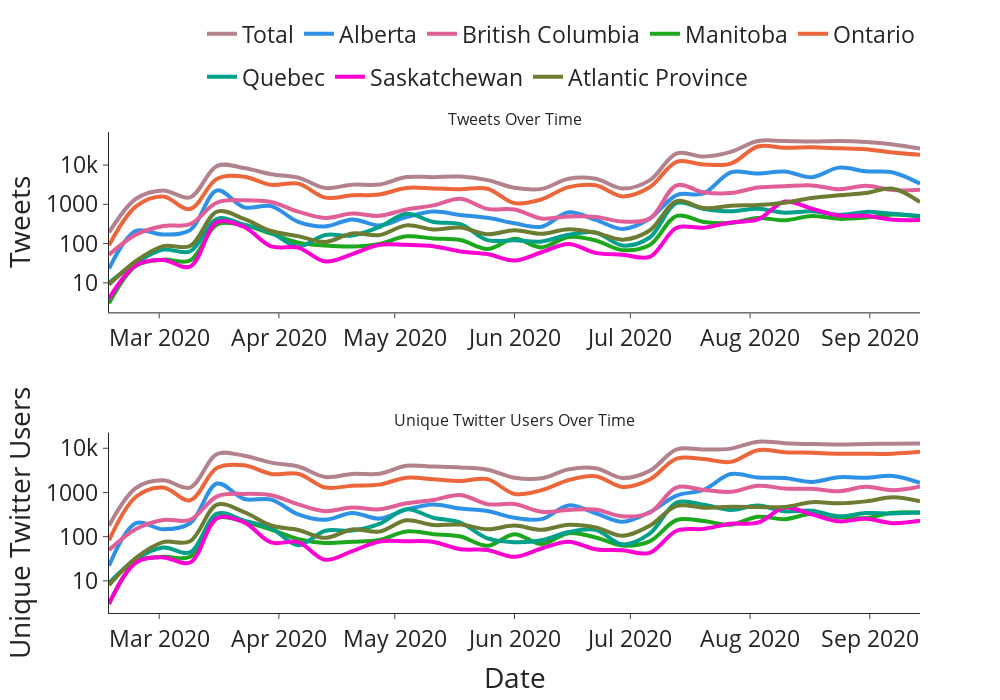

Source (notebook cell):
### Code cell
from plotly.subplots import make_subplots
import plotly.graph_objects as go

counts = total_df[total_df["province"].isin(CONSOLIDATED_PROVINCES)]
counts = total_df[total_df["province"].isin(CONSOLIDATED_PROVINCES)]
counts = counts.groupby(["province",pd.Grouper(key='created_at', freq='W-MON')])['screen_name'].count().reset_index().sort_values(["created_at","province"]).reset_index(drop=True)
counts = counts.rename({"screen_name": 'count'},axis=1)
counts = counts.pivot(index='created_at', columns='province', values='count').fillna(0)
counts["Total"] = counts.sum(axis=1)
counts = counts[["Total"]+CONSOLIDATED_PROVINCES].reset_index()
counts = pd.melt(counts, id_vars=['created_at'], value_vars=["Total"]+CONSOLIDATED_PROVINCES).sort_values(["created_at","province"])

n_unique = total_df[total_df["province"].isin(CONSOLIDATED_PROVINCES)]
n_unique = n_unique.groupby(["province",pd.Grouper(key='created_at', freq='W-MON')])['screen_name'].nunique().reset_index().sort_values(["created_at","province"]).reset_index(drop=True)
n_unique = n_unique.rename({"screen_name": 'n_unique'},axis=1)
n_unique = n_unique.pivot(index='created_at', columns='province', values='n_unique').fillna(0)
n_unique["Total"] = n_unique.sum(axis=1)
n_unique = n_unique[["Total"]+CONSOLIDATED_PROVINCES].reset_index()
n_unique = pd.melt(n_unique, id_vars=['created_at'], value_vars=["Total"]+CONSOLIDATED_PROVINCES).sort_values(["created_at","province"])

fig = make_subplots(
    rows=2, cols=1,
    subplot_titles=("Tweets Over Time",
                    "Unique Twitter Users Over Time"))

for prov in ["Total"]+CONSOLIDATED_PROVINCES:
    count = counts[counts["province"] == prov]
    unique = n_unique[n_unique["province"] == prov]
    fig.add_trace(go.Scatter(x=count["created_at"],
                             y=count["value"],
                             marker=dict(color=PROVINCE_COLOR_MAP[prov]),                         
                             mode="lines",
                             line_shape="spline",
                             line=dict(width=4),                            
                             name=prov,
                             legendgroup=prov
                            ),
                  row=1,
                  col=1)


    fig.add_trace(go.Scatter(x=unique["created_at"],
                             y=unique["value"],
                             marker=dict(color=PROVINCE_COLOR_MAP[prov]),
                             mode="lines",
                             line_shape="spline",
                             name=prov,
                             line=dict(width=4),
                             legendgroup=prov,
                            showlegend = False
                            ),
                  row=2,
                  col=1)
fig.update_xaxes(title_text="Date", row=2, col=1)

fig.update_yaxes(title_text="Tweets", row=1, col=1)
fig.update_yaxes(title_text="Unique Twitter Users",row=2, col=1)

extra_args = {"legend": {"orientation":"h",
              "yanchor":"bottom",
                "y":1.07,
                "xanchor":"right",
                "x":1},
             "height": 700,
              
             }
fig.update_layout(**vis_args,**extra_args)
fig.update_yaxes(type="log") 
fp = f"../visualizations/exploratory_analysis/{min_d}_{max_d}-activity_over_time"
fig.write_html(f"{fp}.html")
with open(f"{fp}.pdf", "wb") as f:
    f.write(scope.transform(fig, format="pdf"))
fig.show()

### Figure 1 — Plotly figure (JSON) as saved in the notebook; plotly's stock layout.template omitted (floating-point values rounded to 4 significant figures)
{"data": [{"legendgroup": "Total", "line": {"shape": "spline", "width": 4}, "marker": {"color": "#B2828D"}, "mode": "lines", "name": "Total", "type": "scatter", "x": ["2020-02-17T00:00:00", "2020-02-24T00:00:00", "2020-03-02T00:00:00", "2020-03-09T00:00:00", "2020-03-16T00:00:00", "2020-03-23T00:00:00", "2020-03-30T00:00:00", "2020-04-06T00:00:00", "2020-04-13T00:00:00", "2020-04-20T00:00:00", "2020-04-27T00:00:00", "2020-05-04T00:00:00", "2020-05-11T00:00:00", "2020-05-18T00:00:00", "2020-05-25T00:00:00", "2020-06-01T00:00:00", "2020-06-08T00:00:00", "2020-06-15T00:00:00", "2020-06-22T00:00:00", "2020-06-29T00:00:00", "2020-07-06T00:00:00", "2020-07-13T00:00:00", "2020-07-20T00:00:00", "2020-07-27T00:00:00", "2020-08-03T00:00:00", "2020-08-10T00:00:00", "2020-08-17T00:00:00", "2020-08-24T00:00:00", "2020-08-31T00:00:00", "2020-09-07T00:00:00", "2020-09-14T00:00:00"], "xaxis": "x", "y": [191, 1387, 2260, 1504, 9585, 8450, 5845, 4799, 2604, 3171, 3204, 4939, 4925, 5092, 4140, 2646, 2475, 4506, 4485, 2523, 4076, 19919, 16445, 21617, 40983, 40805, 39658, 40925, 38675, 33620, 26444], "yaxis": "y"}, {"legendgroup": "Total", "line": {"shape": "spline", "width": 4}, "marker": {"color": "#B2828D"}, "mode": "lines", "name": "Total", "showlegend": false, "type": "scatter", "x": ["2020-02-17T00:00:00", "2020-02-24T00:00:00", "2020-03-02T00:00:00", "2020-03-09T00:00:00", "2020-03-16T00:00:00", "2020-03-23T00:00:00", "2020-03-30T00:00:00", "2020-04-06T00:00:00", "2020-04-13T00:00:00", "2020-04-20T00:00:00", "2020-04-27T00:00:00", "2020-05-04T00:00:00", "2020-05-11T00:00:00", "2020-05-18T00:00:00", "2020-05-25T00:00:00", "2020-06-01T00:00:00", "2020-06-08T00:00:00", "2020-06-15T00:00:00", "2020-06-22T00:00:00", "2020-06-29T00:00:00", "2020-07-06T00:00:00", "2020-07-13T00:00:00", "2020-07-20T00:00:00", "2020-07-27T00:00:00", "2020-08-03T00:00:00", "2020-08-10T00:00:00", "2020-08-17T00:00:00", "2020-08-24T00:00:00", "2020-08-31T00:00:00", "2020-09-07T00:00:00", "2020-09-14T00:00:00"], "xaxis": "x2", "y": [177, 1268, 1880, 1291, 7398, 6771, 4731, 3870, 2241, 2629, 2660, 4005, 3843, 3668, 3275, 2144, 2090, 3324, 3527, 2119, 3080, 9435, 9341, 9816, 14108, 13045, 12469, 12145, 12452, 12680, 12878], "yaxis": "y2"}, {"legendgroup": "Alberta", "line": {"shape": "spline", "width": 4}, "marker": {"color": "#2E91E5"}, "mode": "lines", "name": "Alberta", "type": "scatter", "x": ["2020-02-17T00:00:00", "2020-02-24T00:00:00", "2020-03-02T00:00:00", "2020-03-09T00:00:00", "2020-03-16T00:00:00", "2020-03-23T00:00:00", "2020-03-30T00:00:00", "2020-04-06T00:00:00", "2020-04-13T00:00:00", "2020-04-20T00:00:00", "2020-04-27T00:00:00", "2020-05-04T00:00:00", "2020-05-11T00:00:00", "2020-05-18T00:00:00", "2020-05-25T00:00:00", "2020-06-01T00:00:00", "2020-06-08T00:00:00", "2020-06-15T00:00:00", "2020-06-22T00:00:00", "2020-06-29T00:00:00", "2020-07-06T00:00:00", "2020-07-13T00:00:00", "2020-07-20T00:00:00", "2020-07-27T00:00:00", "2020-08-03T00:00:00", "2020-08-10T00:00:00", "2020-08-17T00:00:00", "2020-08-24T00:00:00", "2020-08-31T00:00:00", "2020-09-07T00:00:00", "2020-09-14T00:00:00"], "xaxis": "x", "y": [23, 210, 170, 220, 2268, 835, 901, 357, 274, 413, 290, 471, 653, 537, 453, 329, 269, 624, 403, 236, 431, 1725, 1898, 6541, 6074, 6868, 4896, 8608, 6936, 6486, 3368], "yaxis": "y"}, {"legendgroup": "Alberta", "line": {"shape": "spline", "width": 4}, "marker": {"color": "#2E91E5"}, "mode": "lines", "name": "Alberta", "showlegend": false, "type": "scatter", "x": ["2020-02-17T00:00:00", "2020-02-24T00:00:00", "2020-03-02T00:00:00", "2020-03-09T00:00:00", "2020-03-16T00:00:00", "2020-03-23T00:00:00", "2020-03-30T00:00:00", "2020-04-06T00:00:00", "2020-04-13T00:00:00", "2020-04-20T00:00:00", "2020-04-27T00:00:00", "2020-05-04T00:00:00", "2020-05-11T00:00:00", "2020-05-18T00:00:00", "2020-05-25T00:00:00", "2020-06-01T00:00:00", "2020-06-08T00:00:00", "2020-06-15T00:00:00", "2020-06-22T00:00:00", "2020-06-29T00:00:00", "2020-07-06T00:00:00", "2020-07-13T00:00:00", "2020-07-20T00:00:00", "2020-07-27T00:00:00", "2020-08-03T00:00:00", "2020-08-10T00:00:00", "2020-08-17T00:00:00", "2020-08-24T00:00:00", "2020-08-31T00:00:00", "2020-09-07T00:00:00", "2020-09-14T00:00:00"], "xaxis": "x2", "y": [22, 203, 147, 201, 1589, 713, 690, 319, 241, 345, 256, 412, 536, 432, 380, 267, 249, 509, 339, 217, 359, 851, 1147, 2610, 2183, 2117, 1734, 2206, 2145, 2369, 1654], "yaxis": "y2"}, {"legendgroup": "British Columbia", "line": {"shape": "spline", "width": 4}, "marker": {"color": "#E15F99"}, "mode": "lines", "name": "British Columbia", "type": "scatter", "x": ["2020-02-17T00:00:00", "2020-02-24T00:00:00", "2020-03-02T00:00:00", "2020-03-09T00:00:00", "2020-03-16T00:00:00", "2020-03-23T00:00:00", "2020-03-30T00:00:00", "2020-04-06T00:00:00", "2020-04-13T00:00:00", "2020-04-20T00:00:00", "2020-04-27T00:00:00", "2020-05-04T00:00:00", "2020-05-11T00:00:00", "2020-05-18T00:00:00", "2020-05-25T00:00:00", "2020-06-01T00:00:00", "2020-06-08T00:00:00", "2020-06-15T00:00:00", "2020-06-22T00:00:00", "2020-06-29T00:00:00", "2020-07-06T00:00:00", "2020-07-13T00:00:00", "2020-07-20T00:00:00", "2020-07-27T00:00:00", "2020-08-03T00:00:00", "2020-08-10T00:00:00", "2020-08-17T00:00:00", "2020-08-24T00:00:00", "2020-08-31T00:00:00", "2020-09-07T00:00:00", "2020-09-14T00:00:00"], "xaxis": "x", "y": [52, 169, 280, 314, 1112, 1273, 1146, 651, 450, 582, 509, 740, 939, 1379, 766, 735, 435, 492, 478, 365, 432, 3046, 2028, 1931, 2670, 2886, 3034, 2414, 2954, 2303, 2338], "yaxis": "y"}, {"legendgroup": "British Columbia", "line": {"shape": "spline", "width": 4}, "marker": {"color": "#E15F99"}, "mode": "lines", "name": "British Columbia", "showlegend": false, "type": "scatter", "x": ["2020-02-17T00:00:00", "2020-02-24T00:00:00", "2020-03-02T00:00:00", "2020-03-09T00:00:00", "2020-03-16T00:00:00", "2020-03-23T00:00:00", "2020-03-30T00:00:00", "2020-04-06T00:00:00", "2020-04-13T00:00:00", "2020-04-20T00:00:00", "2020-04-27T00:00:00", "2020-05-04T00:00:00", "2020-05-11T00:00:00", "2020-05-18T00:00:00", "2020-05-25T00:00:00", "2020-06-01T00:00:00", "2020-06-08T00:00:00", "2020-06-15T00:00:00", "2020-06-22T00:00:00", "2020-06-29T00:00:00", "2020-07-06T00:00:00", "2020-07-13T00:00:00", "2020-07-20T00:00:00", "2020-07-27T00:00:00", "2020-08-03T00:00:00", "2020-08-10T00:00:00", "2020-08-17T00:00:00", "2020-08-24T00:00:00", "2020-08-31T00:00:00", "2020-09-07T00:00:00", "2020-09-14T00:00:00"], "xaxis": "x2", "y": [50, 149, 239, 240, 818, 928, 862, 536, 378, 458, 415, 570, 677, 875, 543, 548, 367, 402, 411, 288, 348, 1302, 1143, 1032, 1419, 1226, 1209, 1064, 1346, 1124, 1373], "yaxis": "y2"}, {"legendgroup": "Manitoba", "line": {"shape": "spline", "width": 4}, "marker": {"color": "#1CA71C"}, "mode": "lines", "name": "Manitoba", "type": "scatter", "x": ["2020-02-17T00:00:00", "2020-02-24T00:00:00", "2020-03-02T00:00:00", "2020-03-09T00:00:00", "2020-03-16T00:00:00", "2020-03-23T00:00:00", "2020-03-30T00:00:00", "2020-04-06T00:00:00", "2020-04-13T00:00:00", "2020-04-20T00:00:00", "2020-04-27T00:00:00", "2020-05-04T00:00:00", "2020-05-11T00:00:00", "2020-05-18T00:00:00", "2020-05-25T00:00:00", "2020-06-01T00:00:00", "2020-06-08T00:00:00", "2020-06-15T00:00:00", "2020-06-22T00:00:00", "2020-06-29T00:00:00", "2020-07-06T00:00:00", "2020-07-13T00:00:00", "2020-07-20T00:00:00", "2020-07-27T00:00:00", "2020-08-03T00:00:00", "2020-08-10T00:00:00", "2020-08-17T00:00:00", "2020-08-24T00:00:00", "2020-08-31T00:00:00", "2020-09-07T00:00:00", "2020-09-14T00:00:00"], "xaxis": "x", "y": [3, 27, 39, 37, 309, 292, 179, 106, 89, 84, 98, 153, 135, 123, 73, 132, 80, 148, 120, 68, 92, 507, 356, 333, 450, 391, 507, 426, 462, 549, 479], "yaxis": "y"}, {"legendgroup": "Manitoba", "line": {"shape": "spline", "width": 4}, "marker": {"color": "#1CA71C"}, "mode": "lines", "name": "Manitoba", "showlegend": false, "type": "scatter", "x": ["2020-02-17T00:00:00", "2020-02-24T00:00:00", "2020-03-02T00:00:00", "2020-03-09T00:00:00", "2020-03-16T00:00:00", "2020-03-23T00:00:00", "2020-03-30T00:00:00", "2020-04-06T00:00:00", "2020-04-13T00:00:00", "2020-04-20T00:00:00", "2020-04-27T00:00:00", "2020-05-04T00:00:00", "2020-05-11T00:00:00", "2020-05-18T00:00:00", "2020-05-25T00:00:00", "2020-06-01T00:00:00", "2020-06-08T00:00:00", "2020-06-15T00:00:00", "2020-06-22T00:00:00", "2020-06-29T00:00:00", "2020-07-06T00:00:00", "2020-07-13T00:00:00", "2020-07-20T00:00:00", "2020-07-27T00:00:00", "2020-08-03T00:00:00", "2020-08-10T00:00:00", "2020-08-17T00:00:00", "2020-08-24T00:00:00", "2020-08-31T00:00:00", "2020-09-07T00:00:00", "2020-09-14T00:00:00"], "xaxis": "x2", "y": [3, 27, 35, 35, 264, 217, 144, 88, 72, 77, 84, 131, 114, 101, 62, 114, 68, 120, 96, 63, 78, 238, 226, 186, 282, 249, 329, 275, 265, 347, 349], "yaxis": "y2"}, {"legendgroup": "Ontario", "line": {"shape": "spline", "width": 4}, "marker": {"color": "#EB663B"}, "mode": "lines", "name": "Ontario", "type": "scatter", "x": ["2020-02-17T00:00:00", "2020-02-24T00:00:00", "2020-03-02T00:00:00", "2020-03-09T00:00:00", "2020-03-16T00:00:00", "2020-03-23T00:00:00", "2020-03-30T00:00:00", "2020-04-06T00:00:00", "2020-04-13T00:00:00", "2020-04-20T00:00:00", "2020-04-27T00:00:00", "2020-05-04T00:00:00", "2020-05-11T00:00:00", "2020-05-18T00:00:00", "2020-05-25T00:00:00", "2020-06-01T00:00:00", "2020-06-08T00:00:00", "2020-06-15T00:00:00", "2020-06-22T00:00:00", "2020-06-29T00:00:00", "2020-07-06T00:00:00", "2020-07-13T00:00:00", "2020-07-20T00:00:00", "2020-07-27T00:00:00", "2020-08-03T00:00:00", "2020-08-10T00:00:00", "2020-08-17T00:00:00", "2020-08-24T00:00:00", "2020-08-31T00:00:00", "2020-09-07T00:00:00", "2020-09-14T00:00:00"], "xaxis": "x", "y": [90, 885, 1577, 757, 4462, 5058, 3135, 3367, 1480, 1696, 1786, 2619, 2527, 2422, 2499, 1071, 1340, 2744, 3045, 1587, 2716, 12099, 10344, 10887, 29643, 27773, 28328, 26719, 25222, 20809, 18212], "yaxis": "y"}, {"legendgroup": "Ontario", "line": {"shape": "spline", "width": 4}, "marker": {"color": "#EB663B"}, "mode": "lines", "name": "Ontario", "showlegend": false, "type": "scatter", "x": ["2020-02-17T00:00:00", "2020-02-24T00:00:00", "2020-03-02T00:00:00", "2020-03-09T00:00:00", "2020-03-16T00:00:00", "2020-03-23T00:00:00", "2020-03-30T00:00:00", "2020-04-06T00:00:00", "2020-04-13T00:00:00", "2020-04-20T00:00:00", "2020-04-27T00:00:00", "2020-05-04T00:00:00", "2020-05-11T00:00:00", "2020-05-18T00:00:00", "2020-05-25T00:00:00", "2020-06-01T00:00:00", "2020-06-08T00:00:00", "2020-06-15T00:00:00", "2020-06-22T00:00:00", "2020-06-29T00:00:00", "2020-07-06T00:00:00", "2020-07-13T00:00:00", "2020-07-20T00:00:00", "2020-07-27T00:00:00", "2020-08-03T00:00:00", "2020-08-10T00:00:00", "2020-08-17T00:00:00", "2020-08-24T00:00:00", "2020-08-31T00:00:00", "2020-09-07T00:00:00", "2020-09-14T00:00:00"], "xaxis": "x2", "y": [82, 799, 1293, 666, 3604, 4112, 2627, 2646, 1290, 1419, 1503, 2163, 1989, 1812, 2002, 927, 1126, 1903, 2324, 1330, 1959, 5818, 5692, 4913, 9046, 8155, 7889, 7521, 7472, 7530, 8285], "yaxis": "y2"}, {"legendgroup": "Quebec", "line": {"shape": "spline", "width": 4}, "marker": {"color": "#00A08B"}, "mode": "lines", "name": "Quebec", "type": "scatter", "x": ["2020-02-17T00:00:00", "2020-02-24T00:00:00", "2020-03-02T00:00:00", "2020-03-09T00:00:00", "2020-03-16T00:00:00", "2020-03-23T00:00:00", "2020-03-30T00:00:00", "2020-04-06T00:00:00", "2020-04-13T00:00:00", "2020-04-20T00:00:00", "2020-04-27T00:00:00", "2020-05-04T00:00:00", "2020-05-11T00:00:00", "2020-05-18T00:00:00", "2020-05-25T00:00:00", "2020-06-01T00:00:00", "2020-06-08T00:00:00", "2020-06-15T00:00:00", "2020-06-22T00:00:00", "2020-06-29T00:00:00", "2020-07-06T00:00:00", "2020-07-13T00:00:00", "2020-07-20T00:00:00", "2020-07-27T00:00:00", "2020-08-03T00:00:00", "2020-08-10T00:00:00", "2020-08-17T00:00:00", "2020-08-24T00:00:00", "2020-08-31T00:00:00", "2020-09-07T00:00:00", "2020-09-14T00:00:00"], "xaxis": "x", "y": [10, 32, 70, 63, 428, 304, 190, 84, 166, 160, 264, 572, 355, 312, 122, 122, 113, 168, 192, 89, 143, 1081, 763, 664, 768, 609, 668, 539, 642, 574, 506], "yaxis": "y"}, {"legendgroup": "Quebec", "line": {"shape": "spline", "width": 4}, "marker": {"color": "#00A08B"}, "mode": "lines", "name": "Quebec", "showlegend": false, "type": "scatter", "x": ["2020-02-17T00:00:00", "2020-02-24T00:00:00", "2020-03-02T00:00:00", "2020-03-09T00:00:00", "2020-03-16T00:00:00", "2020-03-23T00:00:00", "2020-03-30T00:00:00", "2020-04-06T00:00:00", "2020-04-13T00:00:00", "2020-04-20T00:00:00", "2020-04-27T00:00:00", "2020-05-04T00:00:00", "2020-05-11T00:00:00", "2020-05-18T00:00:00", "2020-05-25T00:00:00", "2020-06-01T00:00:00", "2020-06-08T00:00:00", "2020-06-15T00:00:00", "2020-06-22T00:00:00", "2020-06-29T00:00:00", "2020-07-06T00:00:00", "2020-07-13T00:00:00", "2020-07-20T00:00:00", "2020-07-27T00:00:00", "2020-08-03T00:00:00", "2020-08-10T00:00:00", "2020-08-17T00:00:00", "2020-08-24T00:00:00", "2020-08-31T00:00:00", "2020-09-07T00:00:00", "2020-09-14T00:00:00"], "xaxis": "x2", "y": [9, 31, 57, 44, 333, 231, 155, 64, 136, 137, 194, 416, 268, 208, 91, 75, 83, 127, 143, 67, 117, 591, 530, 403, 504, 374, 386, 289, 343, 333, 355], "yaxis": "y2"}, {"legendgroup": "Saskatchewan", "line": {"shape": "spline", "width": 4}, "marker": {"color": "#FB00D1"}, "mode": "lines", "name": "Saskatchewan", "type": "scatter", "x": ["2020-02-17T00:00:00", "2020-02-24T00:00:00", "2020-03-02T00:00:00", "2020-03-09T00:00:00", "2020-03-16T00:00:00", "2020-03-23T00:00:00", "2020-03-30T00:00:00", "2020-04-06T00:00:00", "2020-04-13T00:00:00", "2020-04-20T00:00:00", "2020-04-27T00:00:00", "2020-05-04T00:00:00", "2020-05-11T00:00:00", "2020-05-18T00:00:00", "2020-05-25T00:00:00", "2020-06-01T00:00:00", "2020-06-08T00:00:00", "2020-06-15T00:00:00", "2020-06-22T00:00:00", "2020-06-29T00:00:00", "2020-07-06T00:00:00", "2020-07-13T00:00:00", "2020-07-20T00:00:00", "2020-07-27T00:00:00", "2020-08-03T00:00:00", "2020-08-10T00:00:00", "2020-08-17T00:00:00", "2020-08-24T00:00:00", "2020-08-31T00:00:00", "2020-09-07T00:00:00", "2020-09-14T00:00:00"], "xaxis": "x", "y": [4, 28, 38, 26, 351, 264, 85, 79, 35, 54, 93, 93, 86, 63, 54, 37, 60, 97, 58, 52, 46, 253, 254, 345, 412, 1175, 773, 518, 510, 403, 401], "yaxis": "y"}, {"legendgroup": "Saskatchewan", "line": {"shape": "spline", "width": 4}, "marker": {"color": "#FB00D1"}, "mode": "lines", "name": "Saskatchewan", "showlegend": false, "type": "scatter", "x": ["2020-02-17T00:00:00", "2020-02-24T00:00:00", "2020-03-02T00:00:00", "2020-03-09T00:00:00", "2020-03-16T00:00:00", "2020-03-23T00:00:00", "2020-03-30T00:00:00", "2020-04-06T00:00:00", "2020-04-13T00:00:00", "2020-04-20T00:00:00", "2020-04-27T00:00:00", "2020-05-04T00:00:00", "2020-05-11T00:00:00", "2020-05-18T00:00:00", "2020-05-25T00:00:00", "2020-06-01T00:00:00", "2020-06-08T00:00:00", "2020-06-15T00:00:00", "2020-06-22T00:00:00", "2020-06-29T00:00:00", "2020-07-06T00:00:00", "2020-07-13T00:00:00", "2020-07-20T00:00:00", "2020-07-27T00:00:00", "2020-08-03T00:00:00", "2020-08-10T00:00:00", "2020-08-17T00:00:00", "2020-08-24T00:00:00", "2020-08-31T00:00:00", "2020-09-07T00:00:00", "2020-09-14T00:00:00"], "xaxis": "x2", "y": [3, 26, 34, 26, 260, 211, 74, 75, 30, 47, 78, 79, 76, 52, 50, 35, 54, 77, 52, 49, 43, 136, 150, 196, 207, 455, 319, 222, 253, 202, 230], "yaxis": "y2"}, {"legendgroup": "Atlantic Province", "line": {"shape": "spline", "width": 4}, "marker": {"color": "#6C7C32"}, "mode": "lines", "name": "Atlantic Province", "type": "scatter", "x": ["2020-02-17T00:00:00", "2020-02-24T00:00:00", "2020-03-02T00:00:00", "2020-03-09T00:00:00", "2020-03-16T00:00:00", "2020-03-23T00:00:00", "2020-03-30T00:00:00", "2020-04-06T00:00:00", "2020-04-13T00:00:00", "2020-04-20T00:00:00", "2020-04-27T00:00:00", "2020-05-04T00:00:00", "2020-05-11T00:00:00", "2020-05-18T00:00:00", "2020-05-25T00:00:00", "2020-06-01T00:00:00", "2020-06-08T00:00:00", "2020-06-15T00:00:00", "2020-06-22T00:00:00", "2020-06-29T00:00:00", "2020-07-06T00:00:00", "2020-07-13T00:00:00", "2020-07-20T00:00:00", "2020-07-27T00:00:00", "2020-08-03T00:00:00", "2020-08-10T00:00:00", "2020-08-17T00:00:00", "2020-08-24T00:00:00", "2020-08-31T00:00:00", "2020-09-07T00:00:00", "2020-09-14T00:00:00"], "xaxis": "x", "y": [9, 36, 86, 87, 655, 424, 209, 155, 110, 182, 164, 291, 230, 256, 173, 220, 178, 233, 189, 126, 216, 1208, 802, 916, 966, 1103, 1452, 1701, 1949, 2496, 1140], "yaxis": "y"}, {"legendgroup": "Atlantic Province", "line": {"shape": "spline", "width": 4}, "marker": {"color": "#6C7C32"}, "mode": "lines", "name": "Atlantic Province", "showlegend": false, "type": "scatter", "x": ["2020-02-17T00:00:00", "2020-02-24T00:00:00", "2020-03-02T00:00:00", "2020-03-09T00:00:00", "2020-03-16T00:00:00", "2020-03-23T00:00:00", "2020-03-30T00:00:00", "2020-04-06T00:00:00", "2020-04-13T00:00:00", "2020-04-20T00:00:00", "2020-04-27T00:00:00", "2020-05-04T00:00:00", "2020-05-11T00:00:00", "2020-05-18T00:00:00", "2020-05-25T00:00:00", "2020-06-01T00:00:00", "2020-06-08T00:00:00", "2020-06-15T00:00:00", "2020-06-22T00:00:00", "2020-06-29T00:00:00", "2020-07-06T00:00:00", "2020-07-13T00:00:00", "2020-07-20T00:00:00", "2020-07-27T00:00:00", "2020-08-03T00:00:00", "2020-08-10T00:00:00", "2020-08-17T00:00:00", "2020-08-24T00:00:00", "2020-08-31T00:00:00", "2020-09-07T00:00:00", "2020-09-14T00:00:00"], "xaxis": "x2", "y": [8, 33, 75, 79, 530, 359, 179, 142, 94, 146, 130, 234, 183, 188, 147, 178, 143, 186, 162, 105, 176, 499, 453, 476, 467, 469, 603, 568, 628, 775, 632], "yaxis": "y2"}], "layout": {"annotations": [{"font": {"size": 16}, "showarrow": false, "text": "Tweets Over Time", "x": 0.5, "xanchor": "center", "xref": "paper", "y": 1, "yanchor": "bottom", "yref": "paper"}, {"font": {"size": 16}, "showarrow": false, "text": "Unique Twitter Users Over Time", "x": 0.5, "xanchor": "center", "xref": "paper", "y": 0.375, "yanchor": "bottom", "yref": "paper"}], "font": {"size": 23}, "height": 700, "legend": {"orientation": "h", "x": 1, "xanchor": "right", "y": 1.07, "yanchor": "bottom"}, "width": 1000, "xaxis": {"anchor": "y", "domain": [0, 1]}, "xaxis2": {"anchor": "y2", "domain": [0, 1], "title": {"text": "Date"}}, "yaxis": {"anchor": "x", "domain": [0.625, 1], "title": {"text": "Tweets"}, "type": "log"}, "yaxis2": {"anchor": "x2", "domain": [0, 0.375], "title": {"text": "Unique Twitter Users"}, "type": "log"}}}
